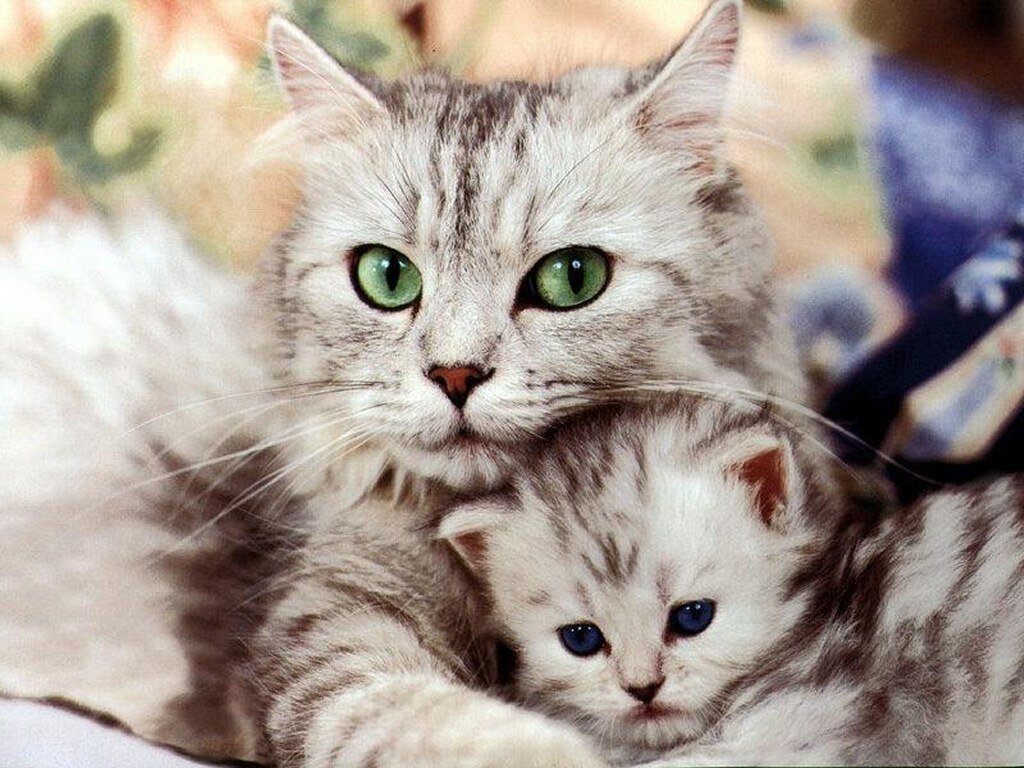
#> input picture openCV-tutorial/cat.jpg, 1024 x 768 px, found by its file name
$ python openCV-tutorial-04.py
#> lines starting #> are read from the running program, lines starting #| are printed output that depends on the picture
import cv2 as cv
import numpy as np
import random

rotangle = 0

img = cv.imread('/Users/TeZ/Documents/PY/mypy/openCV-tutorial/cat.jpg')
#> img is the input picture: shape (768, 1024, 3); mean B, G, R 147.5, 156.2, 167.7


# TRANSLATION
def translate(img, x, y):
#> called with x = -100, y = 100
    transMat = np.float32([[1, 0, x], [0, 1, y]])
    dimensions = (img.shape[1], img.shape[0])
#> dimensions = (1024, 768)
    return cv.warpAffine(img, transMat, dimensions)
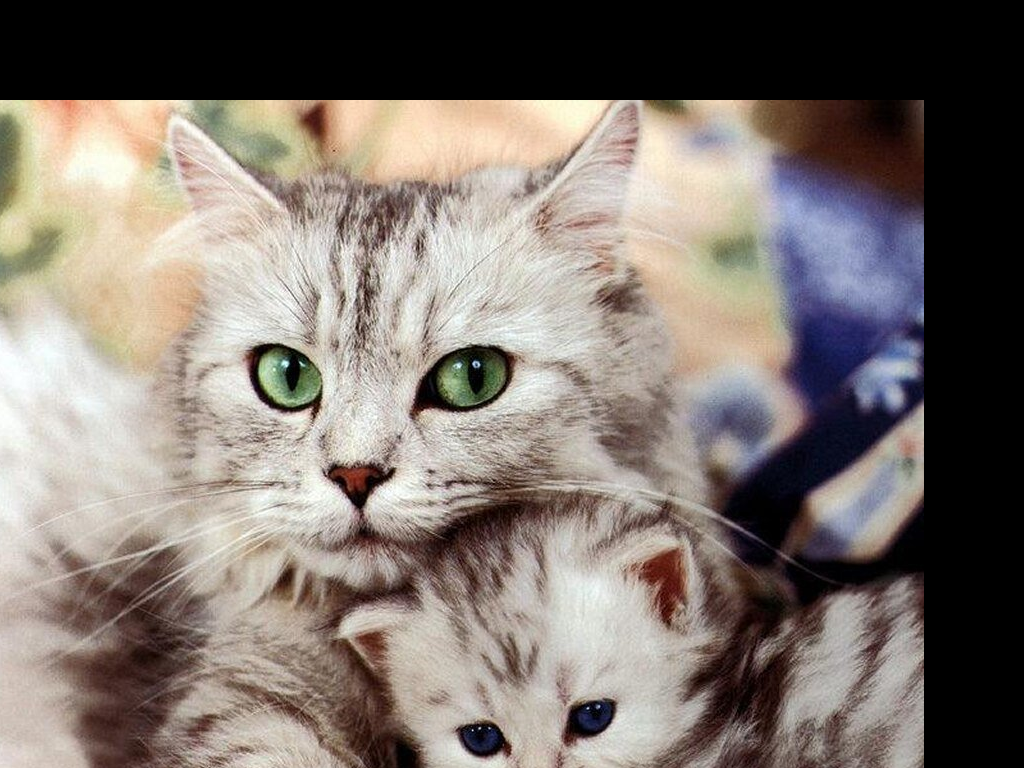
#> returned value: shape (768, 1024, 3); mean of channels 0, 1, 2 112, 118.6, 128; drawn as B, G, R


translated = translate(img, -100, 100)


# ROTATION
def rotate(img, angle, rotPoint=None):
#> called with angle = 45
    (height, width) = img.shape[:2]
#> height = 768; width = 1024
    if rotPoint is None:
        rotPoint = (width // 2, height // 2)
#> rotPoint = (512, 384)
    rotMat = cv.getRotationMatrix2D(rotPoint, angle, 1.0)
    dimensions = (width, height)
#> dimensions = (1024, 768)
    return cv.warpAffine(img, rotMat, dimensions)
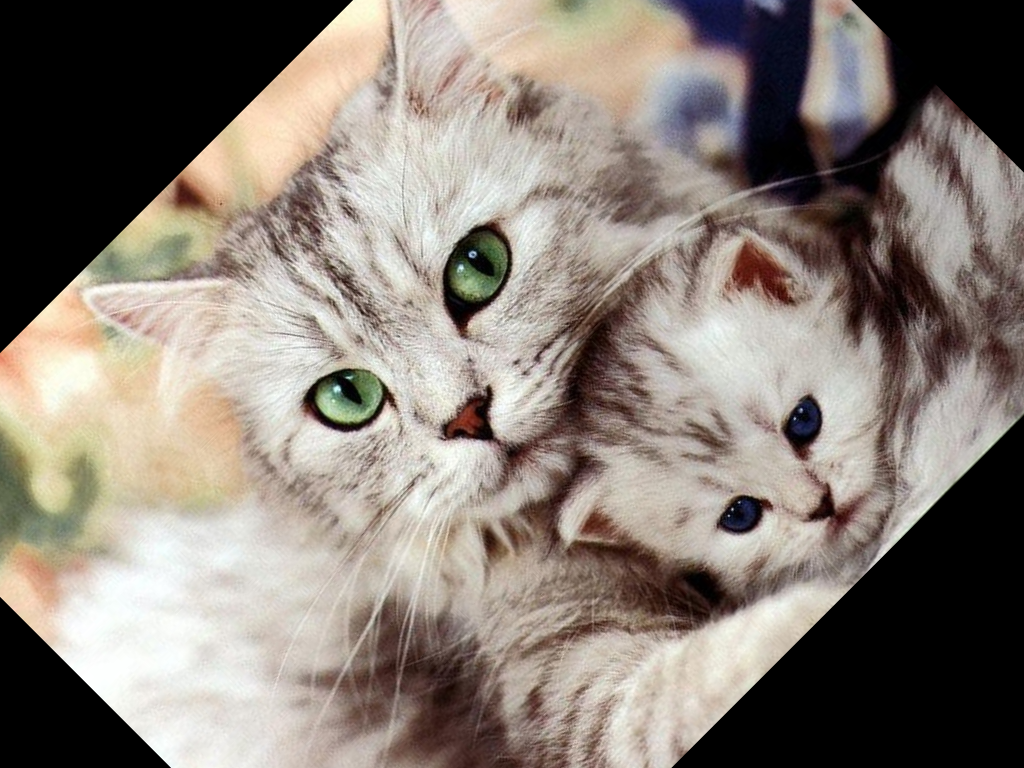
#> returned value: shape (768, 1024, 3); mean of channels 0, 1, 2 119.1, 127.5, 137.1; drawn as B, G, R


rotated = rotate(img, 45)

# RESIZING
resized = cv.resize(img, (500, 500), interpolation=cv.INTER_CUBIC)
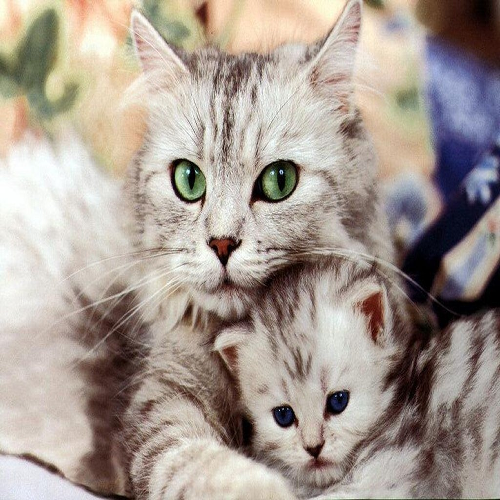
#> resized: shape (500, 500, 3); mean B, G, R 147.5, 156.2, 167.7
# cv.imshow('resized', resized)


# FLIPPING
flipped = cv.flip(img, -1)  # 0 = vertical  //  1 = horizontal // -1 = both
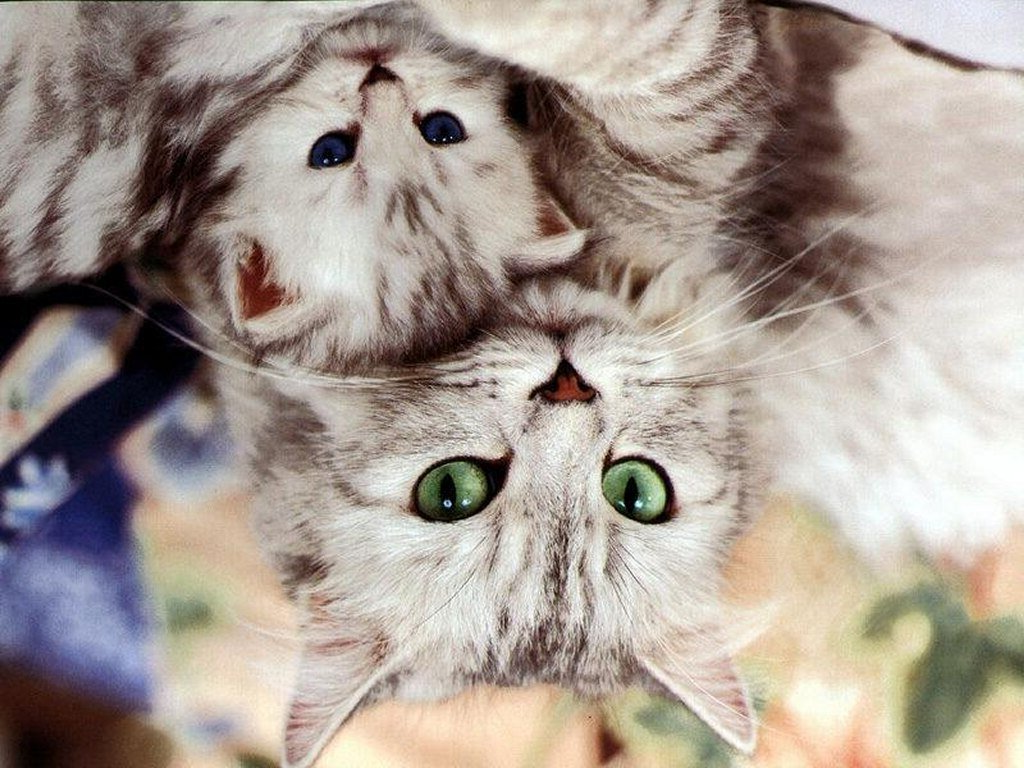
#> flipped: shape (768, 1024, 3); mean B, G, R 147.5, 156.2, 167.7
# cv.imshow('flipped', flipped)

# CROPPING
cropped = img[100:200, 300:400]
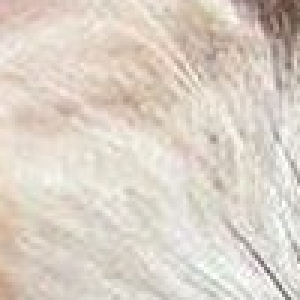
#> cropped: shape (100, 100, 3) (shown 3 times larger); mean B, G, R 198.9, 209.9, 219.6
cv.imshow('cropped', cropped)

while True:
    # rotangle += 2
    # rotated = rotate(img, rotangle)
    # cv.imshow('rotated', rotated)

    k = cv.waitKey(33)
#> (key Esc is pressed here)
    if k == 27:    # Esc key to stop
        break

# cv.imshow('orig', img)
# cv.imshow('transated', translated)


cv.waitKey(0)
